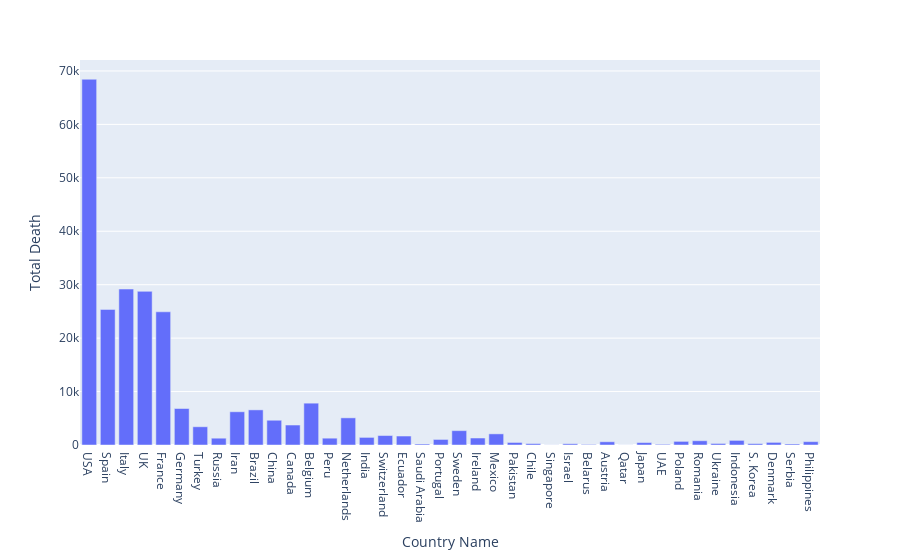

The cell this chart's notebook holds for it:
### Code cell
px.bar(df,x='Country Name',y='Total Death')

### Figure 1 — Plotly figure (JSON) as saved in the notebook; plotly's stock layout.template omitted (floating-point values rounded to 4 significant figures)
{"data": [{"alignmentgroup": "True", "hovertemplate": "Country Name=%{x}<br>Total Death=%{y}<extra></extra>", "legendgroup": "", "marker": {"color": "#636efa"}, "name": "", "offsetgroup": "", "orientation": "v", "showlegend": false, "textposition": "auto", "type": "bar", "x": ["USA", "Spain", "Italy", "UK", "France", "Germany", "Turkey", "Russia", "Iran", "Brazil", "China", "Canada", "Belgium", "Peru", "Netherlands", "India", "Switzerland", "Ecuador", "Saudi Arabia", "Portugal", "Sweden", "Ireland", "Mexico", "Pakistan", "Chile", "Singapore", "Israel", "Belarus", "Austria", "Qatar", "Japan", "UAE", "Poland", "Romania", "Ukraine", "Indonesia", "S. Korea", "Denmark", "Serbia", "Philippines"], "xaxis": "x", "y": [68445, 25376, 29184, 28752, 24926, 6830, 3414, 1275, 6221, 6572, 4633, 3737, 7827, 1276, 5081, 1423, 1770, 1679, 183, 1039, 2685, 1307, 2085, 475, 260, 18, 233, 101, 603, 12, 455, 127, 677, 798, 286, 862, 252, 490, 193, 627], "yaxis": "y"}], "layout": {"barmode": "relative", "legend": {"tracegroupgap": 0}, "margin": {"t": 60}, "xaxis": {"anchor": "y", "domain": [0, 1], "title": {"text": "Country Name"}}, "yaxis": {"anchor": "x", "domain": [0, 1], "title": {"text": "Total Death"}}}}
